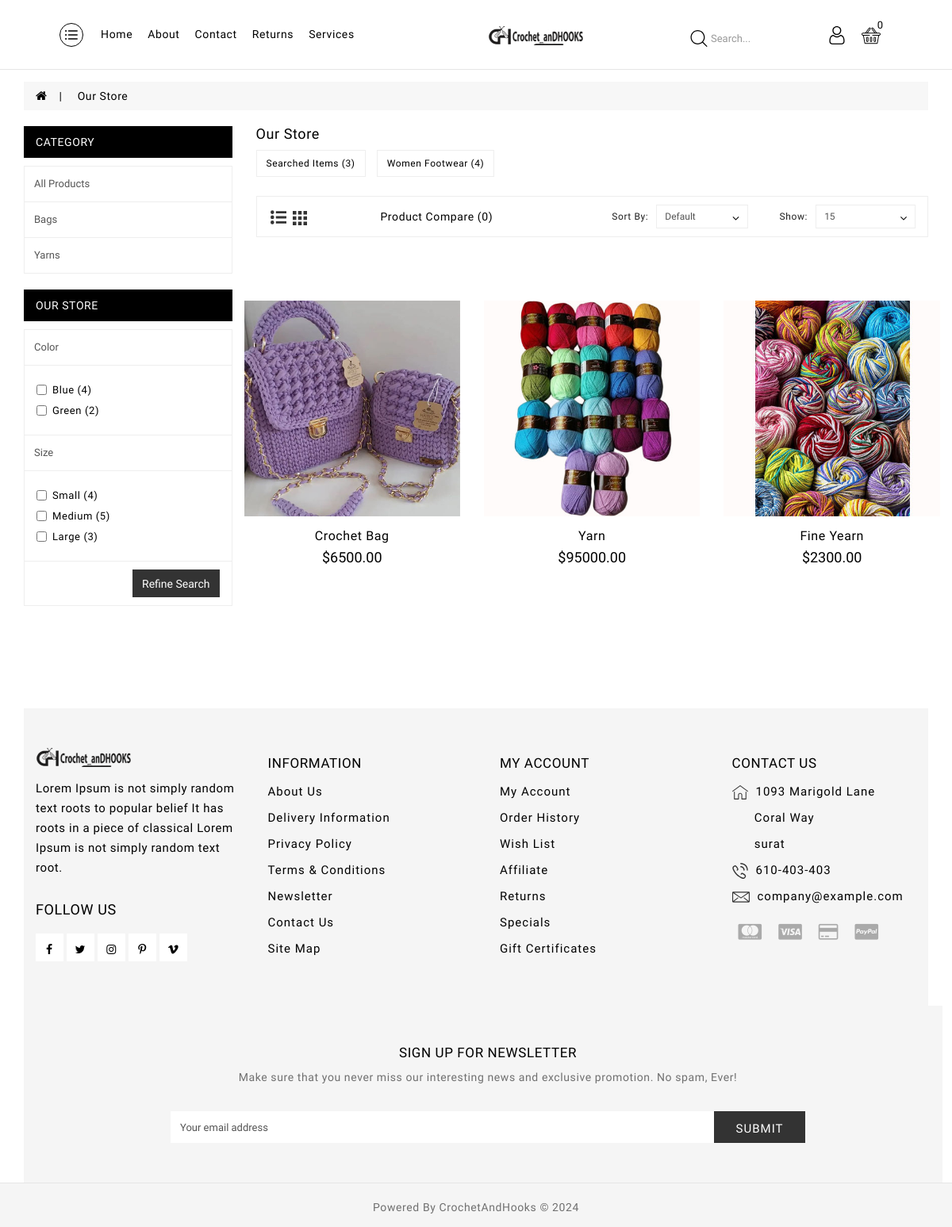
/store/, run on the app's committed database.
### category/models.py (models this page shows, shortened)
class Category(models.Model):
    category_name = models.CharField(max_length=50, unique=True)
    slug = models.SlugField(max_length=100, unique=True)
    description = models.TextField(max_length=255,blank=True)
    category_image = models.ImageField(upload_to='photo/categories', blank=True)
    class Meta:
        verbose_name = 'category'
        verbose_name_plural = 'categories'
    def get_url(self):
        return reverse('products_by_category', args=[self.slug])

### store/models.py (models this page shows, shortened)
class Product(models.Model):
    unit_choices = [('pcs','Pcs'),('pair','Pair'),('doz','Doz'),('box','Box'),('pack','Pack'),('bag','Bag')]
    collection_choices = [('latest','Latest'),('special','Special'),('featured','Featured')]
    product_name = models.CharField(max_length=200, unique=True)
    slug = models.SlugField(max_length=200, unique=True)
    description = models.TextField(max_length=500, blank=True)
    price = models.DecimalField(max_digits=9, decimal_places=2)
    discount_price = models.DecimalField(max_digits=9, decimal_places=2, blank=True, default=0)
    images = models.ImageField(upload_to='photo/products',)
    stock = models.IntegerField(default=0)
    is_available = models.BooleanField(default=True)
    collection = models.CharField(max_length=100, choices=collection_choices, default='latest')
    category= models.ForeignKey(Category, on_delete=models.CASCADE)
    unit= models.CharField(max_length=100, choices=unit_choices, default='pcs')
    created_date = models.DateTimeField(auto_now_add=True)
    modified_date = models.DateTimeField(auto_now_add=True)
    def get_url(self):
        return reverse('product_detail', args=[self.category.slug, self.slug])

### store/views.py (the view)
# urls.py: path('store/', include('store.urls')),
def store(request, category_slug=None):
    categories = None
    products = None
    category_details = None
    if category_slug != None:
        categories = get_object_or_404(Category, slug=category_slug)
        category_details = Category.objects.get(slug=category_slug)
        products = Product.objects.filter(category = categories, is_available = True)
        product_count = products.count()
    else:
        products = Product.objects.all().filter(is_available = True)
        product_count = products.count()
    context = {
        'category_detail' : category_details,
        'products' : products,
        'product_count' : product_count,
    }
    return render(request, 'store/store.html', context)

### cart/context_processor.py (called while the page is built)
def counter(request):
    cart_count = 0
    if 'admin' in request.path:
        return {}
    else:
        try:
            cart =Cart.objects.filter(cart_id = _cart_id(request))
            if request.user.is_authenticated:
                cart_items = CartItem.objects.all().filter(user=request.user) # 244b
            else:
                cart_items = CartItem.objects.all().filter(cart = cart[:1])
            for cart_item in cart_items:
                cart_count += cart_item.quantity
        except Cart.DoesNotExist:
            cart_count = 0
    return dict(cart_count = cart_count)

### cart/views.py (called while the page is built)
def _cart_id(request):
    cart = request.session.session_key
    if not cart:
        cart = request.session.create()
    return cart

### category/context_processors.py (called while the page is built)
def menu_links(request):
    links = Category.objects.all()
    return dict(links = links)

### templates/store/store.html (shortened to what this page needs)
{% extends 'base.html' %}
{% load static %}
{% block content %}
<div class="breadbg">
    <div class="container">
      <div class="row">
        <ul class="breadcrumb">
          <li><a href="{% url 'home' %}"><i class="fa fa-home"></i></a></li>
          <li><a href="{% url 'store' %}">Our Store</a></li>
        </ul>
      </div>
    </div>
  </div>
  <div id="product-category" class="container cleft">
    <div class="row">
      <aside id="column-left" class="col-sm-4 col-md-3 col-xs-12 hidden-xs">
        <div class="list-group catlistpage hidden-xs">
          <div class="panel-heading cathed">category</div>
          <a href="{% url 'store' %}"
            class="list-group-item">All Products</a>
            {% for category in links %}
          <a href="{{ category.get_url }}"
            class="list-group-item">{{ category.category_name }}</a>
            {% endfor %}
        </div>
        <div class="panel panel-default catfilter">
          <div class="panel-heading">
            {% if 'search' in request.path %}
              Search Result
            {% else %}
              Our Store
            {% endif %}
              </div>
          <div id="xsfilter" class="collapse">
            <div class="list-group"> <a class="list-group-item act">Color</a>
              <div class="list-group-item">
                <div id="filter-group1">
                  <div class="checkbox">
                    <label> <input type="checkbox" name="filter[]" value="1">Blue (4)</label>
                  </div>
                  <div class="checkbox">
                    <label> <input type="checkbox" name="filter[]" value="2">Green (2)</label>
                  </div>
                </div>
              </div> <a class="list-group-item act">Size</a>
              <div class="list-group-item">
                <div id="filter-group2">
                  <div class="checkbox">
                    <label> <input type="checkbox" name="filter[]" value="4">Small (4)</label>
                  </div>
                  <div class="checkbox">
                    <label> <input type="checkbox" name="filter[]" value="5">Medium (5)</label>
                  </div>
                  <div class="checkbox">
                    <label> <input type="checkbox" name="filter[]" value="6">Large (3)</label>
                  </div>
                </div>
              </div>
            </div>
            <div class="panel-footer text-right">
              <button type="button" id="button-filter" class="btn btn-primary">Refine Search</button>
            </div>
          </div>
        </div>
      </aside>
      <div id="content" class="col-sm-8 col-md-9  col-xs-12 colright">
        <div class="refines">
          {% if 'search' in request.path %}
            <h3> Refine Search</h3>
          {% else %}
            <h3>Our Store</h3>
          {% endif %}
          <ul class="list-unstyled list-inline">
            {% if category_detail %}
            <li><a href="#">{{ category_detail.category_name }} Found ({{product_count}})</a></li>
            {% else %}
            <li><a href="#">Searched Items ({{product_count}})</a></li>
            {% endif %}
            <li><a href="index.php-5.html?route=product/category&amp;path=20_27">Women Footwear (4)</a></li>
          </ul>
        </div>
        <div class="row cate-border">
          <div class="col-md-2 col-sm-3 col-xs-4 lgrid">
            <div class="btn-group-sm">
              <button type="button" id="list-view" class="btn listgridbtn" data-toggle="tooltip" title="List">
                <svg width="20px" height="20px">
                  <use xlink:href="#clist"></use>
                </svg>
              </button>
              <button type="button" id="grid-view" class="btn listgridbtn" data-toggle="tooltip" title="Grid">
                <svg width="18px" height="18px">
                  <use xlink:href="#cgrid"></use>
                </svg>
              </button>
            </div>
          </div>
          <div class="col-lg-4 col-md-5 col-sm-6 col-xs-8 hidden-md hidden-sm ct">
            <a href="index.php-40.html?route=product/compare" id="compare-total" class="btn btn-link">Product Compare
              (0)</a>
          </div>
          <div class="col-lg-3 col-md-5 col-xs-4 col-sm-5 catesort">
            <div class="input-group input-group-sm select-input">
              <label class="input-group-addon" for="input-sort">Sort By:</label>
              <select id="input-sort" class="form-control" onchange="location = this.value;">
                <option
                  value="https://crochetandhooks.com/FS01/fashpad_01/index.php?route=product/category&amp;path=20&amp;sort=p.sort_order&amp;order=ASC"
                  selected="selected">Default</option>
              </select>
            </div>
          </div>
          <div class="col-lg-3 col-md-5 col-xs-4 col-sm-4 catesort">
            <div class="input-group input-group-sm select-input">
              <label class="input-group-addon" for="input-limit">Show:</label>
              <select id="input-limit" class="form-control" onchange="location = this.value;">
                <option
                  value="https://crochetandhooks.com/FS01/fashpad_01/index.php?route=product/category&amp;path=20&amp;limit=15"
                  selected="selected">15</option>
              </select>
            </div>
          </div>
        </div>
        <div class="row cpagerow protabcont">
          <div class="row rless">
            <div id="feature" class="loadmr">
              {% if products %}
                {% for product in products %}
                <div class="product-layout product-list col-xs-12">
                  <div class="product-thumb transition">
                    <div class="image"><a href="{{ product.get_url }}"><img
                          src="{{ product.images.url }}" alt="{{ product.product_name }}"
                          title="{{ product.product_name }}" class="img-responsive center-block"></a>
                    </div>
                    <div class="caption">
                      <h4 class="protitle"><a
                          href="{{ product.get_url }}">{{ product.product_name }}</a></h4>
                      <div class="price">${{ product.price }} </div>
                    </div>
                  </div>
                </div>
                {% endfor %}
                {% endif %}
          </div>
          </div>
      </div>
    </div>
  </div>
{% endblock %}

### static/catalog/view/javascript/eptheme/blog/lightbox.css (style rules this page uses)
body:after { content:url(../../../theme/fashpad/image/lightbox/close.png) url(../../../theme/fashpad/image/lightbox/loading.gif) url(../../../theme/fashpad/image/lightbox/prev.png) url(../../../theme/fashpad/image/lightbox/next.png); display: none; }

### data on the page
Category: category_name "Bags"
Category: category_name "Yarns"
Product: images (picture), product_name "Crochet Bag", price "6500.00"
Product: images (picture), product_name "Yarn", price "95000.00"
Product: images (picture), product_name "Fine Yearn", price "2300.00"

### other printed values
{{ cart_count }} "0"
{{ product_count }} "3"
